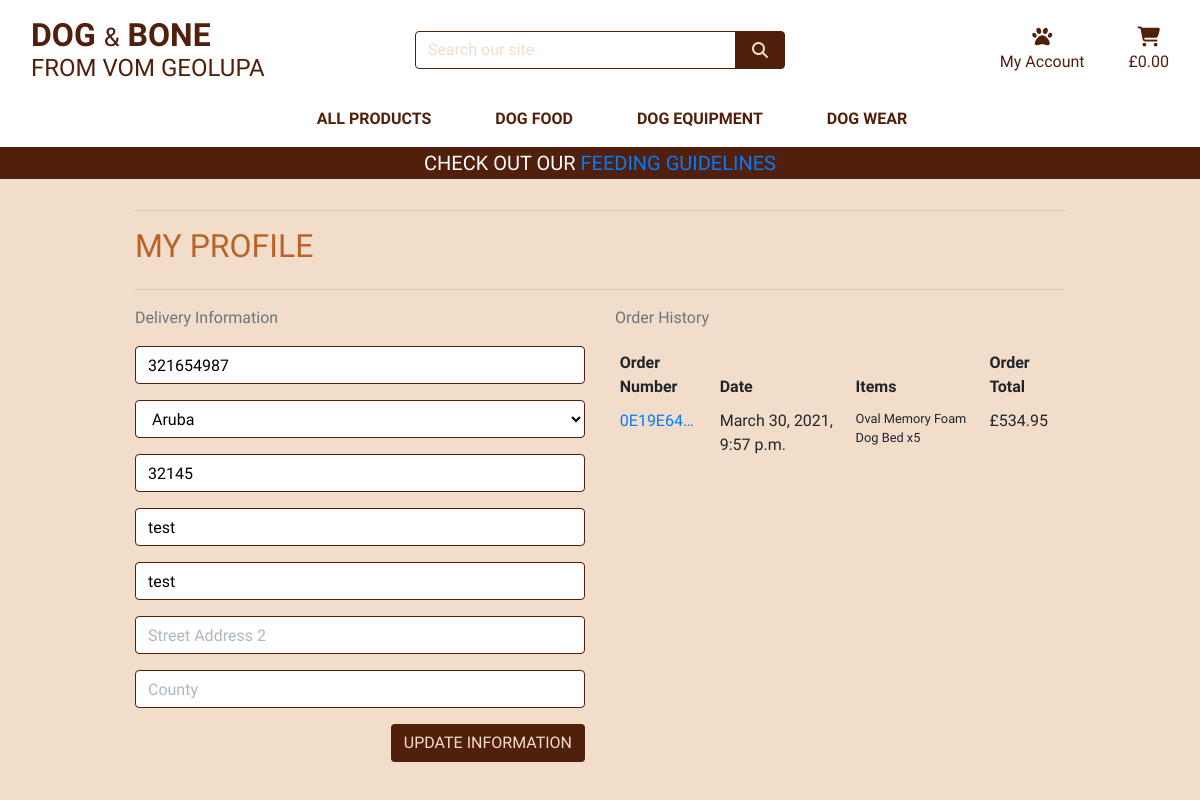
/profile/ (signed in), run on an earlier commit of the app's database.
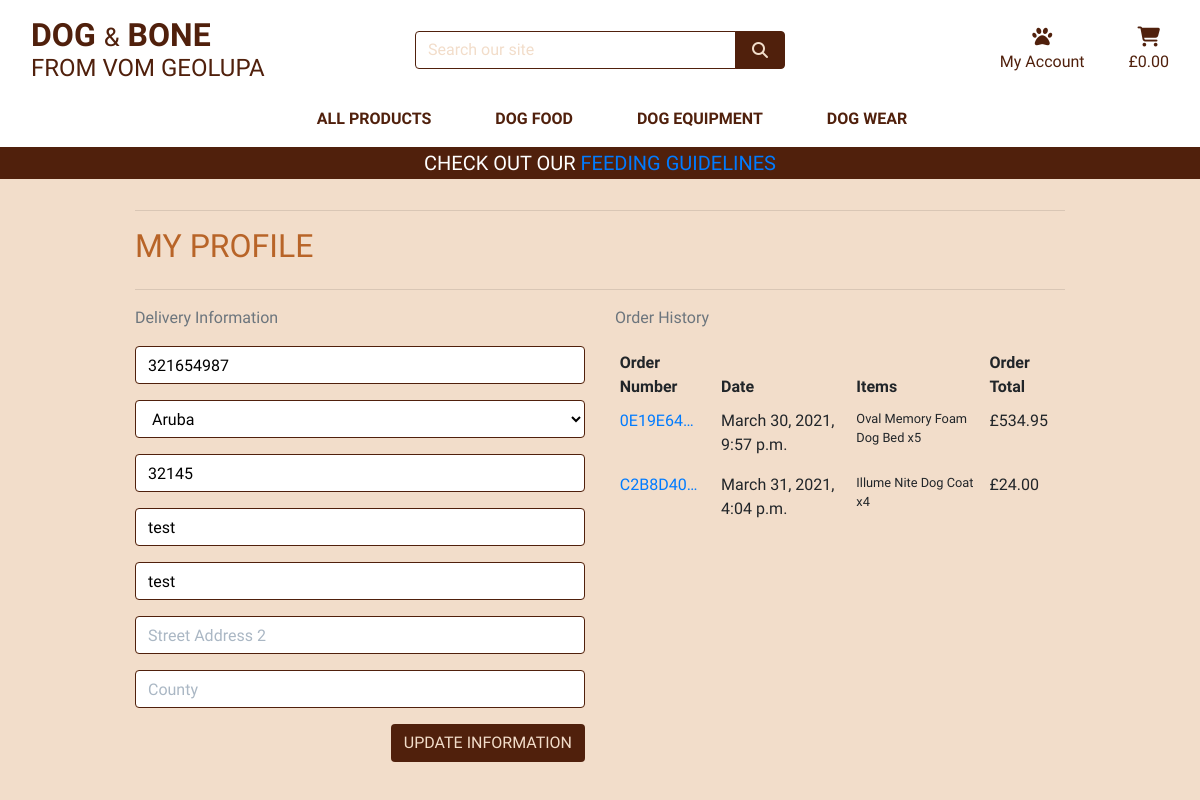
And on a later commit of the database.
### checkout/models.py (models this page shows, shortened)
class Order(models.Model):
    order_number = models.CharField(max_length=32, null=False, editable=False)
    user_profile = models.ForeignKey(UserProfile, on_delete=models.SET_NULL,
                                     null=True, blank=True, related_name='orders')
    full_name = models.CharField(max_length=50, null=False, blank=False)
    email = models.EmailField(max_length=254, null=False, blank=False)
    phone_number = models.CharField(max_length=20, null=False, blank=False)
    country = CountryField(blank_label='Country *', null=False, blank=False)
    postcode = models.CharField(max_length=20, null=True, blank=True)
    town_or_city = models.CharField(max_length=40, null=False, blank=False)
    street_address1 = models.CharField(max_length=80, null=False, blank=False)
    street_address2 = models.CharField(max_length=80, null=True, blank=True)
    county = models.CharField(max_length=80, null=True, blank=True)
    date = models.DateTimeField(auto_now_add=True)
    grand_total = models.DecimalField(max_digits=10, decimal_places=2, null=False, default=0)
    original_basket = models.TextField(null=False, blank=False, default='')
    stripe_pid = models.CharField(max_length=254, null=False, blank=False, default='')
    """
    Generate a random order number using 'uuid'
    '_' before 'generate_order_number' indicates that
    it is a private method that will only be used inside
    this class
    """
    def _generate_order_number(self):
        return uuid.uuid4().hex.upper()
    """
    Update 'grand total' each time a 'lineitem' is added
    Delivery cost is always 0 as we offer free delivery
    so we don't have to account for that
    """
    """
    If the order does not have an order number, we call the
    '_generate_order_number' to create one and updates
    the original save
    """
    def save(self, *args, **kwargs):
        if not self.order_number:
            self.order_number = self._generate_order_number()
        super().save(*args, **kwargs)

class OrderLineItem(models.Model):
    order = models.ForeignKey(Order, null=False, blank=False, on_delete=models.CASCADE, related_name='lineitems')
    product = models.ForeignKey(Product, null=False, blank=False, on_delete=models.CASCADE)
    product_size = models.CharField(max_length=2, null=True, blank=True)
    quantity = models.IntegerField(null=False, blank=False, default=0)
    lineitem_total = models.DecimalField(max_digits=6, decimal_places=2, null=False, blank=False, editable=False)
    """
    Sets the 'lineitem' total and and updates
    the original save
    """
    def save(self, *args, **kwargs):
        self.lineitem_total = self.product.price * self.quantity
        super().save(*args, **kwargs)

### products/models.py (models this page shows, shortened)
class Product(models.Model):
    category = models.ForeignKey('Category', null=True, blank=True, on_delete=models.SET_NULL)
    sku = models.CharField(max_length=254, null=True, blank=True)
    name = models.CharField(max_length=254)
    description = models.TextField()
    has_size = models.BooleanField(default=False, null=True, blank=True)
    price = models.DecimalField(max_digits=6, decimal_places=2)
    rating = models.DecimalField(max_digits=6, decimal_places=2, null=True, blank=True)
    image_url = models.URLField(max_length=1024, null=True, blank=True)
    image = models.ImageField(null=True, blank=True)

### profiles/views.py (the view)
# urls.py: path('profile/', include('profiles.urls')),
@login_required
def profile(request):
    profile = get_object_or_404(UserProfile, user=request.user)
    if request.method == 'POST':
        form = UserProfileForm(request.POST, instance=profile)
        if form.is_valid():
            form.save()
            messages.success(request, 'Successfully updated your profile!')
        else:
            messages.error(request, 'Failed to update your profile. Invalid form details?')
    else:
        form = UserProfileForm(instance=profile)
    orders = profile.orders.all()
    template = 'profiles/profile.html'
    context = {
        'form': form,
        'orders': orders,
        'on_profile_page': True
    }
    return render(request, template, context)

### profiles/forms.py
class UserProfileForm(forms.ModelForm):
    class Meta:
        model = UserProfile
        exclude = ('user',)
    def __init__(self, *args, **kwargs):
        super().__init__(*args, **kwargs)
        placeholders = {
            'default_phone_number': 'Phone Number',
            'default_postcode': 'Postal Code',
            'default_town_or_city': 'Town or City',
            'default_street_address1': 'Street Address 1',
            'default_street_address2': 'Street Address 2',
            'default_county': 'County',
        }
        self.fields['default_phone_number'].widget.attrs['autofocus'] = True
        for field in self.fields:
            if field != 'default_country':
                if self.fields[field].required:
                    placeholder = f'{placeholders[field]} *'
                else:
                    placeholder = placeholders[field]
                self.fields[field].widget.attrs['placeholder'] = placeholder
            self.fields[field].widget.attrs['class'] = 'border-black rounded-1 profile-form-input'
            self.fields[field].label = False

### profiles/templates/profiles/profile.html (shortened to what this page needs)
{% extends "base.html" %}
{% load static %}
{% block extra_css %}
    <link rel="stylesheet" href="{% static 'profiles/css/profile.css' %}">
{% endblock %}
{% block page_header %}
    <div class="container header-container">
    </div>
{% endblock %}
{% block content %}
    <div class="overlay"></div>
    <div class="container">
        <div class="row">
            <div class="col">
                <hr>
                <h2 class="logo-font mb-4 mt-2">My Profile</h2>
                <hr>
            </div>
        </div>
        <div class="row">
            <div class="col-12 col-lg-6">
                <p class="text-muted">Delivery Information</p>
                <form class="mt-3" action="{% url 'profile' %}" method="POST" id="profile-update-form">
                    {{ form|crispy }}
                    <button class="btn btn-black rounded-1 text-uppercase float-right">Update Information</button>
                </form>
            </div>
            <div class="col-12 col-lg-6">
                <p class="text-muted">Order History</p>
                <div class="order-history table-responsive">
                    <table class="table table-sm table-borderless">
                        <thead>
                            <tr>
                                <th>Order Number</th>
                                <th>Date</th>
                                <th>Items</th>
                                <th>Order Total</th>
                            </tr>
                        </thead>
                        <tbody>
                            {% for order in orders %}
                                <tr>
                                    <td>
                                        <a href="{% url 'order_history' order.order_number %}"
                                        title="{{ order.order_number }}">
                                            {{ order.order_number|truncatechars:8 }}
                                        </a>
                                    </td>
                                    <td>{{ order.date }}</td>
                                    <td>
                                        <ul class="list-unstyled">
                                            {% for item in order.lineitems.all %}
                                                <li class="small">
                                                    {{ item.product.name }} x{{ item.quantity }}
                                                </li>
                                            {% endfor %}
                                        </ul>
                                    </td>
                                    <td>£{{ order.grand_total }}</td>
                                </tr>
                            {% endfor %}
                        </tbody>
                    </table>
                </div>
            </div>
        </div>
{% endblock %}

What changed in the data, as far as the page shows it:
added Order: order_number "C2B8D40…", date "March 31, 2021, 4:04 p.m.", grand_total "24.00"
added OrderLineItem: product.name "Illume Nite Dog Coat", quantity "4", shown under "C2B8D40…"
